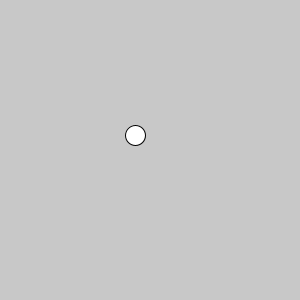
Frame 1 (no input)
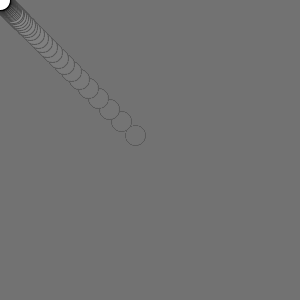
Frame 60 (the mouse pressed at the canvas centre just before this capture)
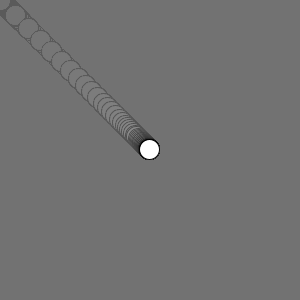
Frame 120 (the mouse held since frame 60 and released just before this capture)

The Processing sketch that drew these frames (run headless with seeded random() and noise(); from frame 60 on, the mouse is pressed at the canvas centre):

// Processing sketch: MouseFollowBall
// ── MouseFollowBall.pde
float x, y;
float vx, vy;

void setup() {
  size(300, 300);
  x = width/2;
  y = height/2;
  vx = vy = 0;
}

void draw() {
//  background(0);
  noStroke();
  fill(100, 100, 100, 10);
  rect(0, 0, width, height);
  stroke(1);
  fill(255);
  vx = 0.1 * (mouseX - x);
  vy = 0.1 * (mouseY - y);
  x += vx;
  y += vy;
  ellipse(x, y, 20, 20);
}
